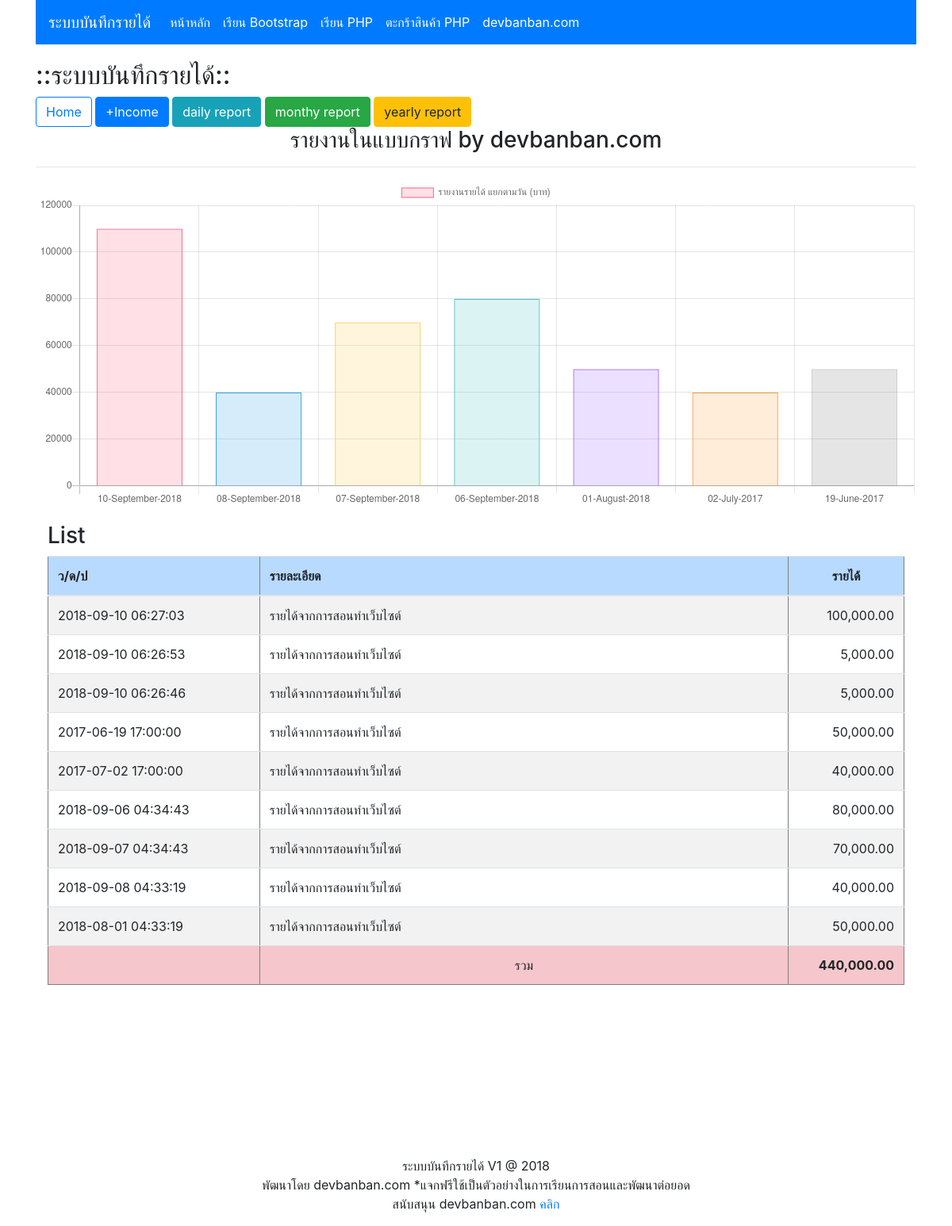
The page / on the database its author committed.
### tables this page shows
CREATE TABLE `tbl_income` (
  `id` int(11) NOT NULL,
  `detail` text NOT NULL,
  `amount` float(10,2) NOT NULL,
  `datesave` timestamp NOT NULL DEFAULT CURRENT_TIMESTAMP
);

### r_daily.php (the view, shortened to what this page needs)
<div class="container">
    <div class="row">
        <div class="col-md-12">
            <?php
            $query = "
            SELECT detail,amount, SUM(amount) AS totol, DATE_FORMAT(datesave, '%d-%M-%Y') AS datesave
            FROM tbl_income
            GROUP BY DATE_FORMAT(datesave, '%d%')
            ORDER BY DATE_FORMAT(datesave, '%Y-%m-%d') DESC
            ";
            $resultchart = mysqli_query($con, $query);
            $datesave = array();
            $totol = array();
            while($rs = mysqli_fetch_array($resultchart)){
            $datesave[] = "\"".$rs['datesave']."\"";
            $totol[] = "\"".$rs['totol']."\"";
            }
            $datesave = implode(",", $datesave);
            $totol = implode(",", $totol);
            ?>
            <h3 align="center">รายงานในแบบกราฟ by devbanban.com</h3>
            <hr>
            <p align="center">
                <canvas id="myChart" width="800px" height="300px"></canvas>
                <script>
                var ctx = document.getElementById("myChart").getContext('2d');
                var myChart = new Chart(ctx, {
                type: 'bar',
                data: {
                labels: [<?php echo $datesave;?>
                ],
                datasets: [{
                label: 'รายงานรายได้ แยกตามวัน (บาท)',
                data: [<?php echo $totol;?>
                ],
                backgroundColor: [
                'rgba(255, 99, 132, 0.2)',
                'rgba(54, 162, 235, 0.2)',
                'rgba(255, 206, 86, 0.2)',
                'rgba(75, 192, 192, 0.2)',
                'rgba(153, 102, 255, 0.2)',
                'rgba(255, 159, 64, 0.2)'
                ],
                borderColor: [
                'rgba(255,99,132,1)',
                'rgba(54, 162, 235, 1)',
                'rgba(255, 206, 86, 1)',
                'rgba(75, 192, 192, 1)',
                'rgba(153, 102, 255, 1)',
                'rgba(255, 159, 64, 1)'
                ],
                borderWidth: 1
                }]
                },
                options: {
                scales: {
                yAxes: [{
                ticks: {
                beginAtZero:true
                }
                }]
                }
                }
                });
                </script>
            </p>
            <div class="col-sm-12">
                <h3>List</h3>
                <table  class="table table-striped" border="1" cellpadding="0"  cellspacing="0" align="center">
                    <thead>
                        <tr class="table-primary">
                            <th width="20%">ว/ด/ป</th>
                            <th width="50%">รายละเอียด</th>
                            <th width="10%"><center>รายได้</center></th>
                        </tr>
                    </thead>
                    <?php
		   $sql = "
            SELECT * FROM tbl_income
            ORDER BY id DESC
            ";
            $result2 = mysqli_query($con, $sql);
					while($row2 = mysqli_fetch_array($result2)) {
					?>
                    <tr>
                        <td><?php echo $row2['datesave'];?></td>
                        <td><?php echo $row2['detail'];?></td>
                        <td align="right"><?php echo number_format($row2['amount'],2);?></td>
                    </tr>
                    <?php
                    @$amount_total += $row2['amount'];
                    }
                    ?>
                    <tr class="table-danger">
                         <td align="center"></td>
                        <td align="center">รวม</td>
                        <td align="right"><b>
                        <?php echo number_format($amount_total,2);?></b></td></td>
                    </tr>
                </table>
            </div>
        </div>
    </div>
</div>

### index.php (shortened to what this page needs)
<!doctype html>
<html lang="en">
  <head>
    <link rel="stylesheet" href="https://stackpath.bootstrapcdn.com/bootstrap/4.1.3/css/bootstrap.min.css">
  </head>
  <body>
    <?php
    require_once('condb.php');
    include ('navbar.php');
    include('intro.php');
    $p = (isset($_GET['p']) ? $_GET['p'] : '');
    if($p=='daily'){
      include('r_daily.php');
    }elseif($p=='monthy'){
      include('r_monthy.php');
    }elseif($p=='yearly'){
      include('r_yearly.php');
    }elseif($p=='add'){
      include('form.php');
    }elseif($p=='adddb'){
      include('form_db.php');
    }else{
      include('r_daily.php');
    }
      include ('footer.php');
    ?>
  </body>
</html>

### navbar.php (shortened to what this page needs)
<div class="container">
  <div class="row">
    <div class="col-md-12">
      <nav class="navbar navbar-expand-lg navbar-dark bg-primary">
        <a class="navbar-brand" href="index.php">ระบบบันทึกรายได้</a>
        <div class="collapse navbar-collapse" id="navbarSupportedContent">
          <ul class="navbar-nav mr-auto">
            <li class="nav-item active">
              <a class="nav-link" href="index.php">หน้าหลัก <span class="sr-only">(current)</span></a>
            </li>
            <li class="nav-item active">
              <a class="nav-link" href="https://www.youtube.com/playlist?list=PLEA4F1w-xYVbvUVUgN3WnJ35qfTH3KktB&disable_polymer=true" target="_blank">เรียน Bootstrap</a>
            </li>
            <li class="nav-item active">
              <a class="nav-link" href="https://www.youtube.com/playlist?list=PLEA4F1w-xYVa0P11woJOAPty8DSLemepR&disable_polymer=true" target="_blank">เรียน PHP</a>
            </li>
            <li class="nav-item active">
              <a class="nav-link" href="https://www.youtube.com/watch?v=PsxN5lSEXfo&t=1s&index=2&list=PLEA4F1w-xYVZX-h5l0xYldQCvZJR4kvft" target="_blank">ตะกร้าสินค้า PHP</a>
            </li>
            <li class="nav-item active">
              <a class="nav-link" href="http://devbanban.com/" target="_blank">devbanban.com</a>
            </li>
          </ul>
        </div>
      </nav>
    </div>
  </div>
</div>

### intro.php
<div class="container">
	<div class="row">
		<div class="col-md-12">
			<h2 align="left" style="margin-top: 20px"> ::ระบบบันทึกรายได้:: </h2>
			<a href="index.php" class="btn btn-outline-primary">Home</a>
			<a href="index.php?p=add" class="btn btn-primary">+Income</a>
			<a href="index.php?p=daily" class="btn btn-info">daily report</a>
			<a href="index.php?p=monthy" class="btn btn-success">monthy report</a>
			<a href="index.php?p=yearly" class="btn btn-warning">yearly report</a>
		</div>
	</div>
</div>

### footer.php
<p align="center" style="margin-top: 200px"> ระบบบันทึกรายได้ V1 @ 2018
	<br>
	พัฒนาโดย devbanban.com *แจกฟรีใช้เป็นตัวอย่างในการเรียนการสอนและพัฒนาต่อยอด
	<br>
	สนับสนุน devbanban.com
	<a href="http://devbanban.com/?page_id=2309"> คลิก </a></p>

### rows shown on the page
tbl_income: datesave "2018-09-10 06:27:03", detail "รายได้จากการสอนทำเว็บไซต์", amount "100,000.00"
tbl_income: datesave "2018-09-10 06:26:53", detail "รายได้จากการสอนทำเว็บไซต์", amount "5,000.00"
tbl_income: datesave "2018-09-10 06:26:46", detail "รายได้จากการสอนทำเว็บไซต์", amount "5,000.00"
tbl_income: datesave "2017-06-19 17:00:00", detail "รายได้จากการสอนทำเว็บไซต์", amount "50,000.00"
tbl_income: datesave "2017-07-02 17:00:00", detail "รายได้จากการสอนทำเว็บไซต์", amount "40,000.00"
tbl_income: datesave "2018-09-06 04:34:43", detail "รายได้จากการสอนทำเว็บไซต์", amount "80,000.00"
tbl_income: datesave "2018-09-07 04:34:43", detail "รายได้จากการสอนทำเว็บไซต์", amount "70,000.00"
tbl_income: datesave "2018-09-08 04:33:19", detail "รายได้จากการสอนทำเว็บไซต์", amount "40,000.00"
tbl_income: datesave "2018-08-01 04:33:19", detail "รายได้จากการสอนทำเว็บไซต์", amount "50,000.00"

### other values the page prints
$amount_total "440,000.00"
chart data {{ $totol }} "110000.00","40000.00","70000.00","80000.00","50000.00","40000.00","50000.00"
